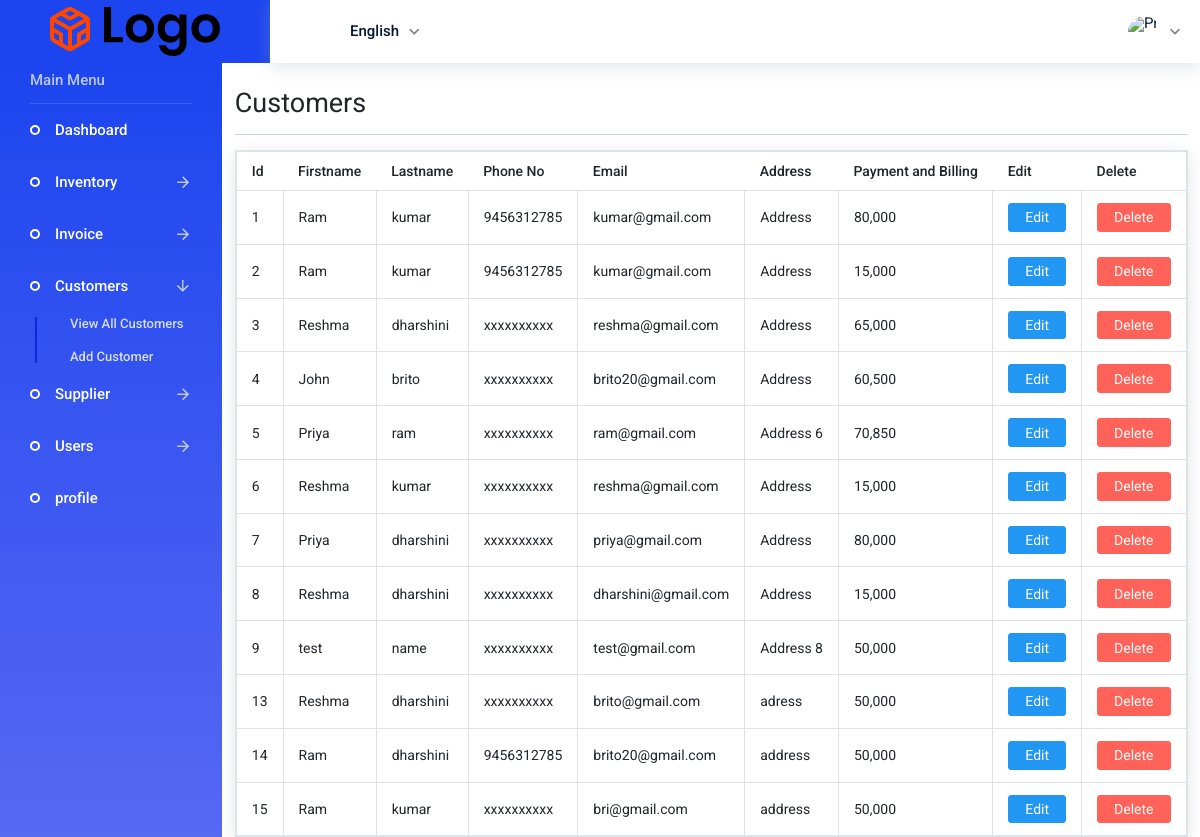
The page /admin/customers.php on the database as committed earlier.
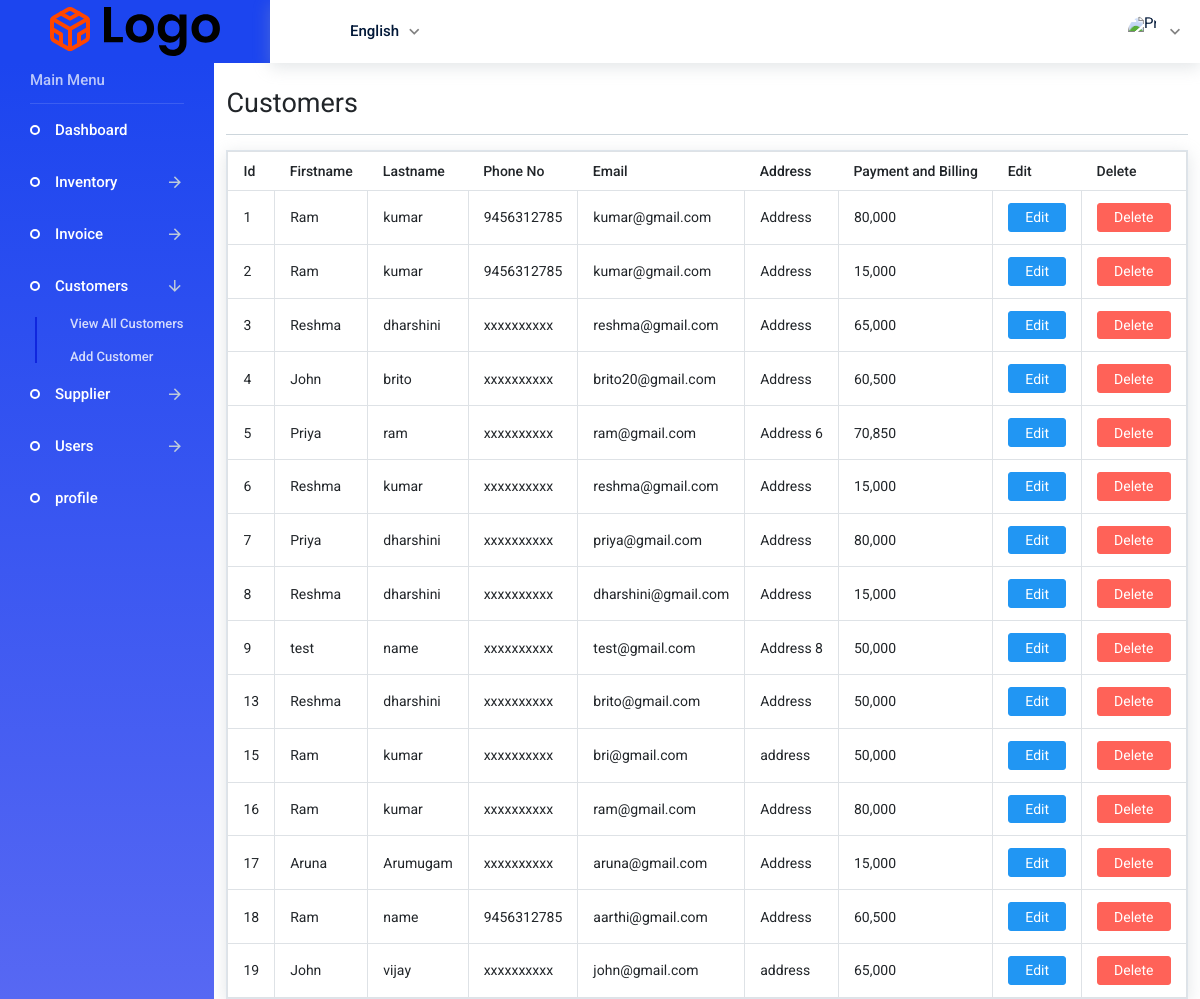
The same page on the database as committed later.
### tables this page shows
CREATE TABLE `customers` (
  `customer_id` int(11) NOT NULL,
  `firstname` varchar(11) NOT NULL,
  `lastname` varchar(11) NOT NULL,
  `email` varchar(33) NOT NULL,
  `phone` varchar(15) NOT NULL,
  `company` varchar(40) NOT NULL,
  `display_name` varchar(40) NOT NULL,
  `website` varchar(40) NOT NULL,
  `other` varchar(40) NOT NULL,
  `gst_in` varchar(33) NOT NULL,
  `address` varchar(40) NOT NULL,
  `notes` varchar(40) NOT NULL,
  `tax_info` varchar(40) NOT NULL,
  `payment_and_billing` varchar(40) NOT NULL,
  `attachments` varchar(50) NOT NULL,
  `pan_no` varchar(20) NOT NULL,
  `adhaar_no` varchar(20) NOT NULL
);

### admin/includes/view_all_customers.php (the view, shortened to what this page needs)
<div class="card">
            <table class="table table-bordered table-hover">
                <thead>
                    <tr>
                        <th>Id</th>
                        <th>Firstname</th>
                        <th>Lastname</th>
                        <th>Phone No</th>
                        <th>Email</th>
                        <th>Address</th>
                        <th>Payment and Billing</th>
                        <th>Edit</th>
                        <th>Delete</th>
                    </tr>
                </thead>
                <tbody>
     <?php
             $query="SELECT * FROM customers ";
             $select_customers=mysqli_query($connection,$query);
             while($row=mysqli_fetch_assoc($select_customers)){
                    $customer_id = $row['customer_id'];
                    $firstname =  $row['firstname'];
                    $lastname =  $row['lastname'];
                    $phone =  $row['phone'];
                    $email =  $row['email'];
                    $address =  $row['address'];
                    $payment_and_billing =  $row['payment_and_billing'];
                    echo "<tr>";
                    echo "<td>$customer_id</td>";
                    echo "<td>$firstname</td>";
                    echo "<td>$lastname</td>";
                    echo "<td>$phone</td>";
                    echo "<td>$email</td>";
                    echo "<td>$address</td>";
                    echo "<td>$payment_and_billing</td>";
                    echo "<td><a class='btn btn-primary' href='customers.php?source=edit_customer&edit_customer={$customer_id}'>Edit</a></td>";
 echo "<td><a class='btn btn-danger' onClick=\"javascript:return confirm('Are you Sure you want to delete');\"href='customers.php?delete={$customer_id}'>Delete</a></td>";
                    echo "</tr>";
                    }
                    ?>
            </tbody>
        </table>
    </div>

### admin/includes/admin_header.php (shortened to what this page needs)
<!DOCTYPE html>
<html lang="en">
<head>
    <link rel="stylesheet" href="assets/vendors/iconfonts/mdi/css/materialdesignicons.min.css">
    <link rel="stylesheet" href="assets/vendors/iconfonts/ionicons/dist/css/ionicons.css">
    <link rel="stylesheet" href="assets/vendors/iconfonts/flag-icon-css/css/flag-icon.min.css">
    <link rel="stylesheet" href="assets/vendors/css/vendor.bundle.base.css">
    <link rel="stylesheet" href="assets/vendors/css/vendor.bundle.addons.css">
    <link rel="stylesheet" href="assets/css/shared/style.css">
    <link rel="stylesheet" href="assets/css/demo_1/style.css">
</head>
<body>
    <div class="container-scroller">
        <nav class="navbar default-layout col-lg-12 col-12 p-0 fixed-top d-flex flex-row">
        <div class="text-center navbar-brand-wrapper d-flex align-items-top justify-content-center">
          <a class="navbar-brand brand-logo" href="index.php">
            <img src="assets/images/logo.svg" alt="logo" /> </a>
        </div>
        <div class="navbar-menu-wrapper d-flex align-items-center">
          <ul class="navbar-nav">
              <li class="nav-item dropdown language-dropdown">
              <a class="nav-link dropdown-toggle px-2 d-flex align-items-center" id="LanguageDropdown" href="#" data-toggle="dropdown" aria-expanded="false">
                <div class="d-inline-flex mr-0 mr-md-3">
                  <div class="flag-icon-holder">
                    <i class="flag-icon flag-icon-us"></i>
                  </div>
                </div>
                <span class="profile-text font-weight-medium d-none d-md-block">English</span>
              </a>
            </li>
          </ul>
          <ul class="navbar-nav ml-auto">
            <li class="nav-item dropdown d-none d-xl-inline-block user-dropdown">
              <a class="nav-link dropdown-toggle" id="UserDropdown" href="#" data-toggle="dropdown" aria-expanded="false">
                <img class="img-xs rounded-circle" src="../images/<?php echo $_SESSION['image'] ?>" alt="Profile image"> </a>
            </li>
          </ul>
        </div>
        </nav>
    <div class="container-fluid page-body-wrapper">
        <nav class="sidebar sidebar-offcanvas" id="sidebar">
          <ul class="nav">
              <li class="nav-item nav-category">Main Menu</li>
            <li class="nav-item">
              <a class="nav-link" href="index.php">
                <span class="menu-title">Dashboard</span>
              </a>
            </li>
            <li class="nav-item">
              <a class="nav-link" data-toggle="collapse" href="#ui-basic" aria-expanded="false" aria-controls="ui-basic">
                <span class="menu-title">Inventory</span>
                <i class="menu-arrow"></i>
              </a>
            </li>
            <li class="nav-item">
              <a class="nav-link" data-toggle="collapse" href="#auth1" aria-expanded="false" aria-controls="auth1">
                <span class="menu-title">Invoice</span>
                <i class="menu-arrow"></i>
              </a>
            </li>
            <li class="nav-item">
              <a class="nav-link" data-toggle="collapse" href="#auth2" aria-expanded="false" aria-controls="auth2">
                <span class="menu-title">Customers</span>
                <i class="menu-arrow"></i>
              </a>
              <div class="collapse" id="auth2">
                <ul class="nav flex-column sub-menu">
                  <li class="nav-item">
                    <a class="nav-link" href="customers.php">View All Customers</a>
                  </li>
                  <li class="nav-item">
                    <a class="nav-link" href="customers.php?source=add_customer">Add Customer</a>
                  </li>
                </ul>
              </div>
            </li>
            <li class="nav-item">
              <a class="nav-link" data-toggle="collapse" href="#auth3" aria-expanded="false" aria-controls="auth3">
                <span class="menu-title">Supplier</span>
                <i class="menu-arrow"></i>
              </a>
            </li>
            <li class="nav-item">
              <a class="nav-link" data-toggle="collapse" href="#auth4" aria-expanded="false" aria-controls="auth4">
                <span class="menu-title">Users</span>
                <i class="menu-arrow"></i>
              </a>
            </li>
            <li class="nav-item">
              <a class="nav-link" href="./profile.php">
                <span class="menu-title">profile</span>
              </a>
            </li>
          </ul>
        </nav>

### admin/customers.php (shortened to what this page needs)
<?php include "includes/admin_header.php"; ?>
    <div id="wrapper">
        <div id="page-wrapper">
            <div class="container-fluid">
                <div class="row">
                    <div class="col-lg-12">
                    <br>
                        <h3 class="page-header">
                            Customers
                        </h3>
        <?php
            if(isset($_GET['source'])){
            $source=$_GET['source'];
            } else {
            $source= '';
            }
            switch($source) {
                    default:
                        include "includes/view_all_customers.php";
                        break;
                    }
        ?>
                    </div>
                </div>
            </div>
        </div>
    </div>
    <?php include "includes/admin_footer.php"; ?>

### admin/includes/admin_footer.php (shortened to what this page needs)
</body>
</html>

Rows that differ between the two databases and show on the page:
removed customers: customer_id "14", firstname "Ram", lastname "dharshini", phone "9456312785", email "brito20@gmail.com", address "address", payment_and_billing "50,000"
changed customers "brito@gmail.com": address "adress" → "Address"
added customers: customer_id "16", firstname "Ram", lastname "kumar", phone "xxxxxxxxxx", email "ram@gmail.com", address "Address", payment_and_billing "80,000"
added customers: customer_id "17", firstname "Aruna", lastname "Arumugam", phone "xxxxxxxxxx", email "aruna@gmail.com", address "Address", payment_and_billing "15,000"
added customers: customer_id "18", firstname "Ram", lastname "name", phone "9456312785", email "aarthi@gmail.com", address "Address", payment_and_billing "60,500"
added customers: customer_id "19", firstname "John", lastname "vijay", phone "xxxxxxxxxx", email "john@gmail.com", address "address", payment_and_billing "65,000"
